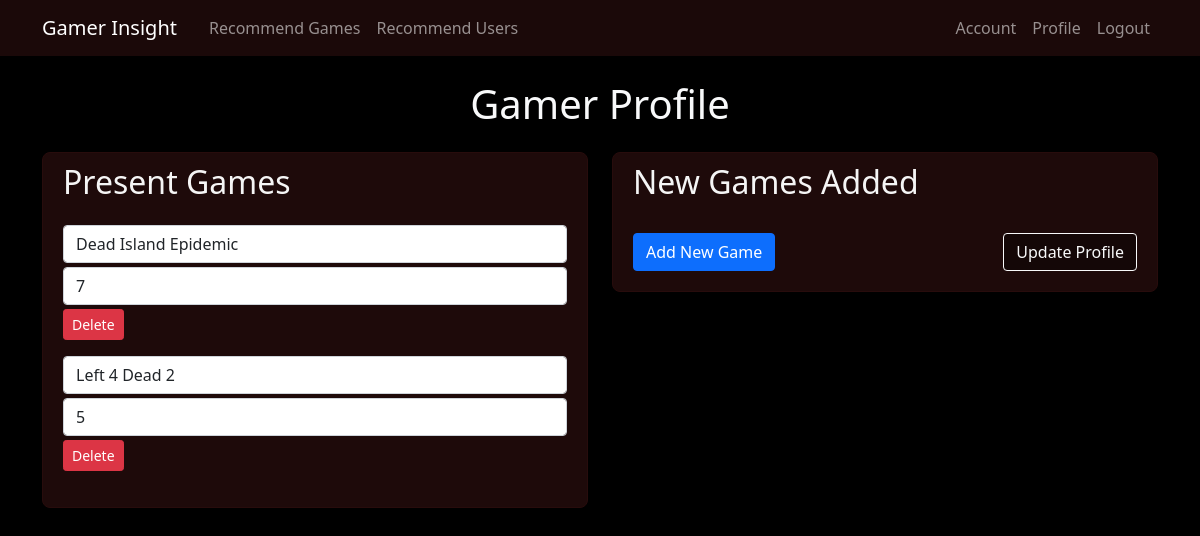
The app's page /profile (signed in), older data.
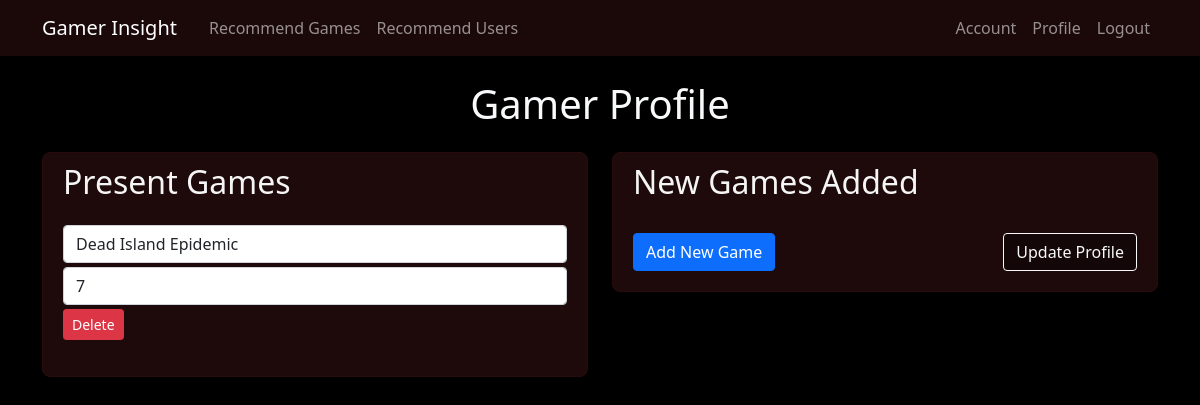
The same page, newer data.
### game_recommender/models.py (models this page shows, shortened)
class Rating(db.Model):
    __tablename__ = "ratings"
    rating_id = db.Column(db.Integer, primary_key=True)
    user_id = db.Column(db.Integer, db.ForeignKey("users.id"))
    game_id = db.Column(db.Integer, db.ForeignKey("games.id"))
    rating = db.Column(db.Integer)
    user = db.relationship("User", backref=db.backref("ratings", lazy=True))
    game = db.relationship("Game", backref=db.backref("ratings", lazy=True))

class Game(db.Model):
    __tablename__ = "games"
    id = db.Column(db.Integer, primary_key=True)
    title = db.Column(db.String(60), nullable=False)

### game_recommender/user_info/routes.py (the view, shortened to what this page needs)
@user_info.route("/profile", methods=["GET", "POST"])
@login_required
def profile():
    game_ratings = Rating.query.filter_by(user_id=current_user.id).order_by(Rating.rating.desc()).all()
    return render_template("user_info/profile.html", title="Profile", game_ratings=game_ratings)

### game_recommender/models.py (called while the page is built)
@login_manager.user_loader
def load_user(user_id): # This function is required in order to reload the user object from user ID stored in session
    return User.query.get(int(user_id))

### game_recommender/templates/user_info/profile.html (shortened to what this page needs)
{% extends "layout.html" %}
{% block content %}
  <div class="container" style="margin-top: 10vh;" id="main">
    <div class="text-center mb-4 text-light sr-slide-top">
      <h1>Gamer Profile</h1>
    </div>
    <form method="POST" action="" onsubmit="return validateForm()">
    <div class="row">
        <div class="col-lg-6 sr-slide-left">
          <div class="content-section">
            <h2 class="mb-4">Present Games</h2>
            <div id="present" class="sr-fade">
              {% for rating_object in game_ratings %}
              <div class="mb-3" id="input-{{ loop.index0 }}">
                <input type="text" name="games-{{ loop.index0 }}", class="game_name form-control" list="gameNameList"
                value="{{ rating_object.game.title }}" placeholder="Game Name" autocomplete="off" required>
                <input type="number" name="ratings-{{ loop.index0 }}", class="form-control mt-1"
                value="{{ rating_object.rating }}" min="0" max="10" placeholder="Rating (0-10)" autocomplete="off" required>
                <input type="button" class="btn btn-danger btn-sm mt-1" value="Delete" onclick="deleteGame('input-{{ loop.index0 }}')">
              </div>
              {% endfor %}
            </div>
          </div>
        </div>
        <div class="col-lg-6 sr-slide-right">
          <div class="content-section">
            <h2 class="mb-4">New Games Added</h2>
            <div class="pt-2 d-flex justify-content-between sr-fade">
              <input type="button" class="btn btn-primary"  value="Add New Game" onclick="addGame()">
              <input type="submit" class="btn btn-outline-light update-button" value="Update Profile">
            </div>
          </div>
        </div>
    </div>
    </form>
  </div>
{% endblock %}

### game_recommender/templates/layout.html (shortened to what this page needs)
<!DOCTYPE html>
<html lang="en">
<head>
    <link href="https://cdn.jsdelivr.net/npm/bootstrap@5.0.2/dist/css/bootstrap.min.css" rel="stylesheet">
    <link rel="stylesheet" type="text/css" href="{{ url_for('static', filename='main.css') }}">
</head>
<body>
    <nav class="navbar navbar-expand-md navbar-dark fixed-top">
        <div class="container">
            <a href="{{ url_for('recommend_games.home') }}" class="navbar-brand me-4">Gamer Insight</a>
            <div class="collapse navbar-collapse" id="navbarNav">
                <ul class="navbar-nav me-auto">
                    <li class="nav-item">
                        <a href="{{ url_for('recommend_games.home') }}" class="nav-link">Recommend Games</a>
                    </li>
                    <li class="nav-item">
                        <a href="{{ url_for('recommend_users.home') }}" class="nav-link">Recommend Users</a>
                    </li>
                </ul>
                <ul class="navbar-nav">
                    {% if current_user.is_authenticated %}
                    <li class="nav-item">
                        <a href="{{ url_for('user_info.account') }}" class="nav-link">Account</a>
                    </li>
                    <li class="nav-item">
                        <a href="{{ url_for('user_info.profile') }}" class="nav-link">Profile</a>
                    </li>
                    <li class="nav-item">
                        <a href="{{ url_for('user_authentication.logout') }}" class="nav-link">Logout</a>
                    </li>
                    {% endif %}
                </ul>
            </div>
        </div>
    </nav>
    {% block content %}{% endblock %}
</body>

### game_recommender/static/main.css (style rules this page uses)
body .navbar { background-color: rgba(30,10,10,0.9); }
.content-section { background: rgb(30, 10, 10); padding: 10px 20px 20px; border: 1px solid rgb(40, 12, 12); border-radius: 8px; margin-bottom: 20px; color: whitesmoke }
.update-button { background-color: rgb(20,7,7); font-weight: 500; }

### game_recommender/templates/user_info/profile.html (style rules this page uses)
body { background-color:black; }

Row changes from the older to the newer data that the page shows:
removed Rating: game "Left 4 Dead 2", rating "5"
